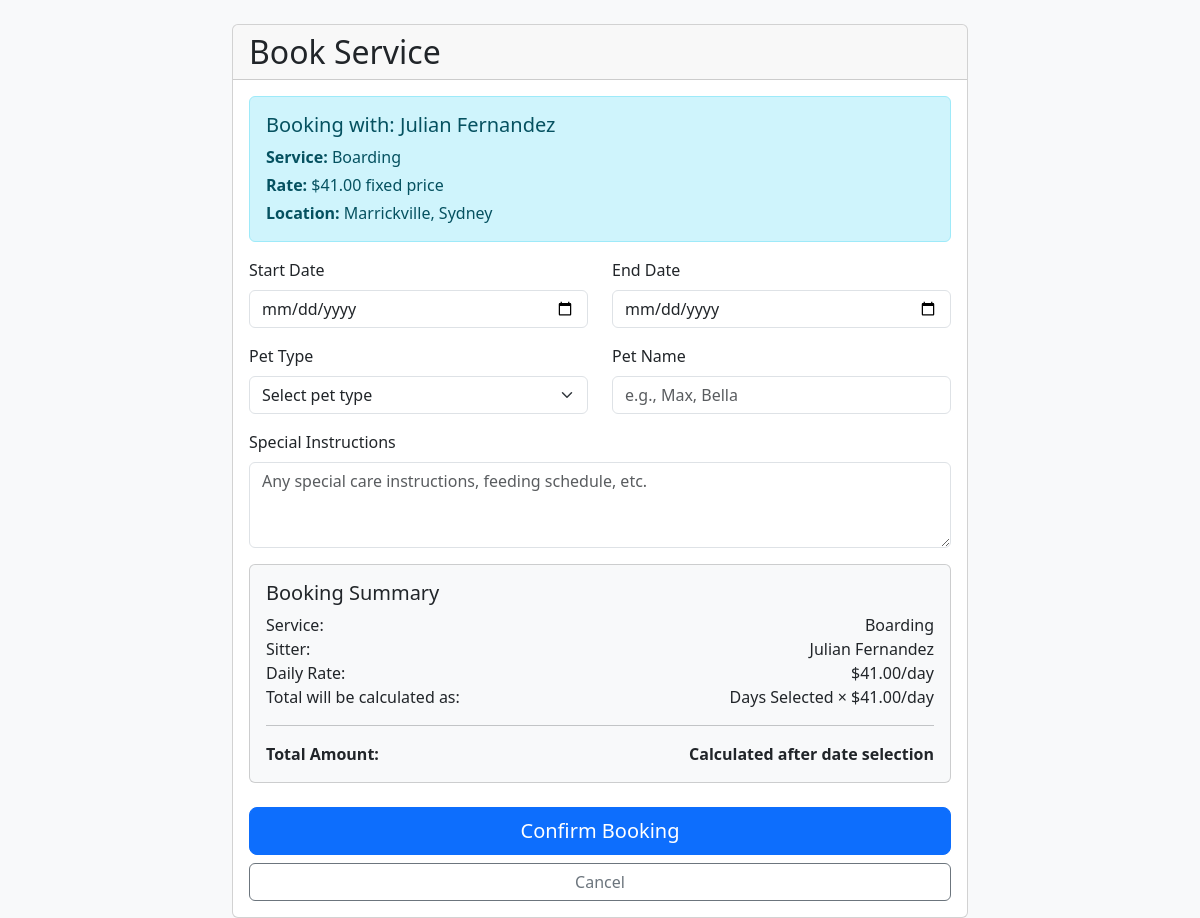
Before: /book-service/3?service_type=boarding with the older database file.
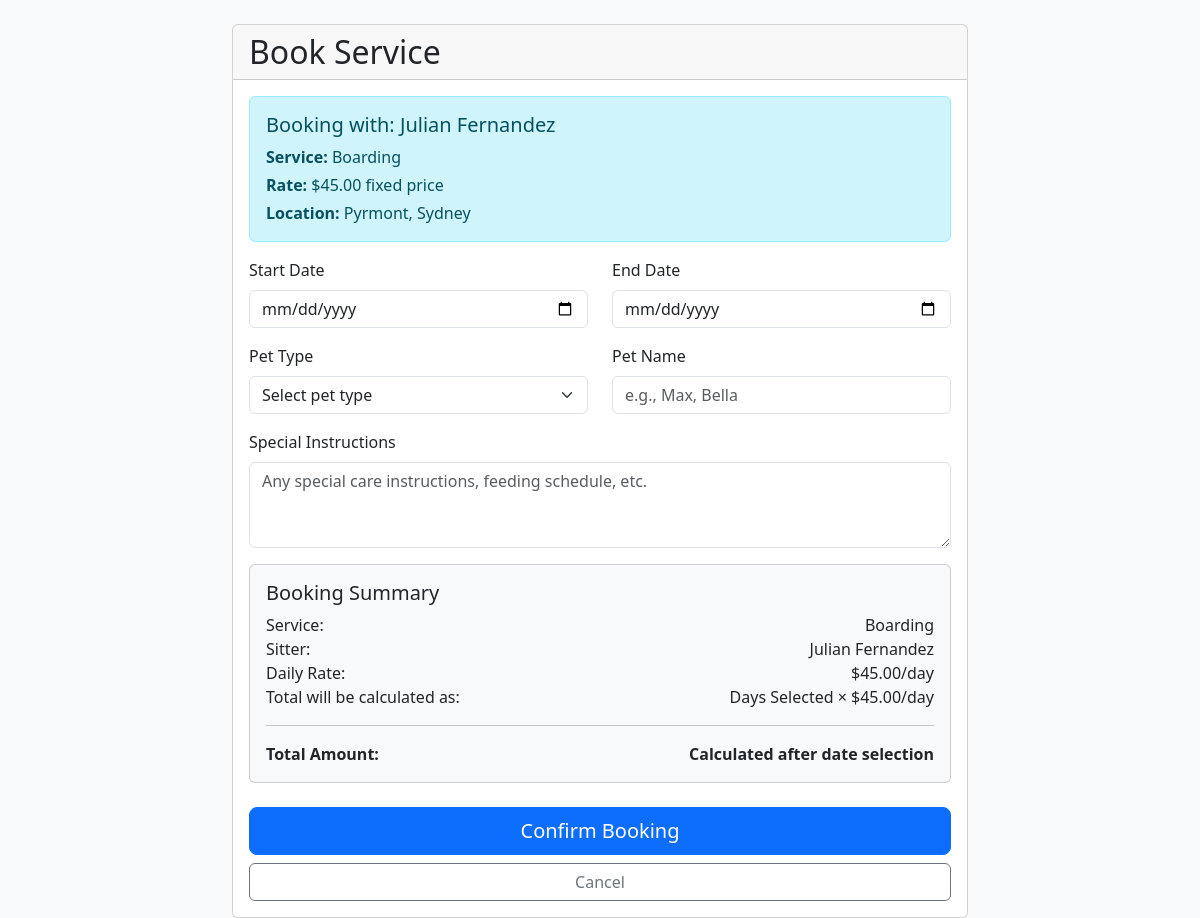
After: the same page with the newer database file.
### database.py (models this page shows, shortened)
class SitterService(db.Model):
    id = db.Column(db.Integer, primary_key=True)
    sitter_id = db.Column(db.Integer, db.ForeignKey('user.id'), nullable=False)
    service_type = db.Column(db.Enum(ServiceType), nullable=False)
    fixed_rate = db.Column(db.Float, nullable=False)  # Fixed price for this service
    description = db.Column(db.Text)
    is_active = db.Column(db.Boolean, default=True)
    created_at = db.Column(db.DateTime, default=datetime.utcnow)
    updated_at = db.Column(db.DateTime, default=datetime.utcnow, onupdate=datetime.utcnow)
    bookings = db.relationship('Booking', backref='service', lazy=True)

class User(db.Model):
    id = db.Column(db.Integer, primary_key=True)
    email = db.Column(db.String(255), unique=True, nullable=False)
    password = db.Column(db.String(255), nullable=False)
    role = db.Column(db.Enum(Role), nullable=False, default=Role.customer)
    created_at = db.Column(db.DateTime, default=datetime.utcnow)
    first_name = db.Column(db.String(100))
    last_name = db.Column(db.String(100))
    phone = db.Column(db.String(20))
    city = db.Column(db.String(100))
    suburb = db.Column(db.String(100))
    created_at = db.Column(db.DateTime, default=datetime.utcnow)
    sitter_services = db.relationship('SitterService', backref='sitter', lazy=True)
    owner_bookings = db.relationship('Booking', foreign_keys='Booking.owner_id', backref='owner', lazy=True)
    sitter_bookings = db.relationship('Booking', foreign_keys='Booking.sitter_id', backref='sitter', lazy=True)

### main.py (the view, shortened to what this page needs)
@app.route("/book-service/<int:sitter_id>", methods=["GET", "POST"])
def book_service(sitter_id):
    sitter = User.query.get_or_404(sitter_id)
    service_type = request.args.get("service_type")
    service = SitterService.query.filter_by(
        sitter_id=sitter_id,
        service_type=ServiceType(service_type)
    ).first_or_404()
    return render_template("book_service.html",
                         sitter=sitter,
                         service=service,
                         service_type=service_type,
                         now=datetime.now)

### templates/book_service.html (shortened to what the changed rows need)
<!DOCTYPE html>
<html lang="en">
<head>
    <link href="https://cdn.jsdelivr.net/npm/bootstrap@5.3.2/dist/css/bootstrap.min.css" rel="stylesheet">
    <link rel="stylesheet" href="https://cdn.jsdelivr.net/npm/bootstrap-icons@1.11.1/font/bootstrap-icons.css">
</head>
<body class="bg-light">
    <div class="container mt-4">
        <div class="row justify-content-center">
            <div class="col-md-8">
                <div class="card">
                    <div class="card-header">
                        <h2 class="card-title mb-0">Book Service</h2>
                    </div>
                    <div class="card-body">
                        <div class="alert alert-info">
                            <h5>Booking with: {{ sitter.first_name }} {{ sitter.last_name }}</h5>
                            <p class="mb-1"><strong>Service:</strong> {{ service_type.title() }}</p>
                            <p class="mb-1"><strong>Rate:</strong> ${{ "%.2f"|format(service.fixed_rate) }} fixed price</p>
                            <p class="mb-0"><strong>Location:</strong> {{ sitter.suburb }}, {{ sitter.city }}</p>
                        </div>
                        <form method="POST">
                            <div class="card bg-light mb-4">
                                <div class="card-body">
                                    <div class="d-flex justify-content-between">
                                        <span>Service:</span>
                                        <span>{{ service_type.title() }}</span>
                                    </div>
                                    <div class="d-flex justify-content-between">
                                        <span>Sitter:</span>
                                        <span>{{ sitter.first_name }} {{ sitter.last_name }}</span>
                                    </div>
                                    <div class="d-flex justify-content-between">
                                        <span>Daily Rate:</span>
                                        <span>${{ "%.2f"|format(service.fixed_rate) }}/day</span>
                                    </div>
                                    <div class="d-flex justify-content-between">
                                        <span>Total will be calculated as:</span>
                                        <span>Days Selected × ${{ "%.2f"|format(service.fixed_rate) }}/day</span>
                                    </div>
                                </div>
                            </div>
                        </form>
                    </div>
                </div>
            </div>
        </div>
    </div>
</body>
</html>

Changed rows visible on the page:
changed User "Julian": suburb "Marrickville" → "Pyrmont"
changed SitterService "Boarding": fixed_rate "41.00" → "45.00"
